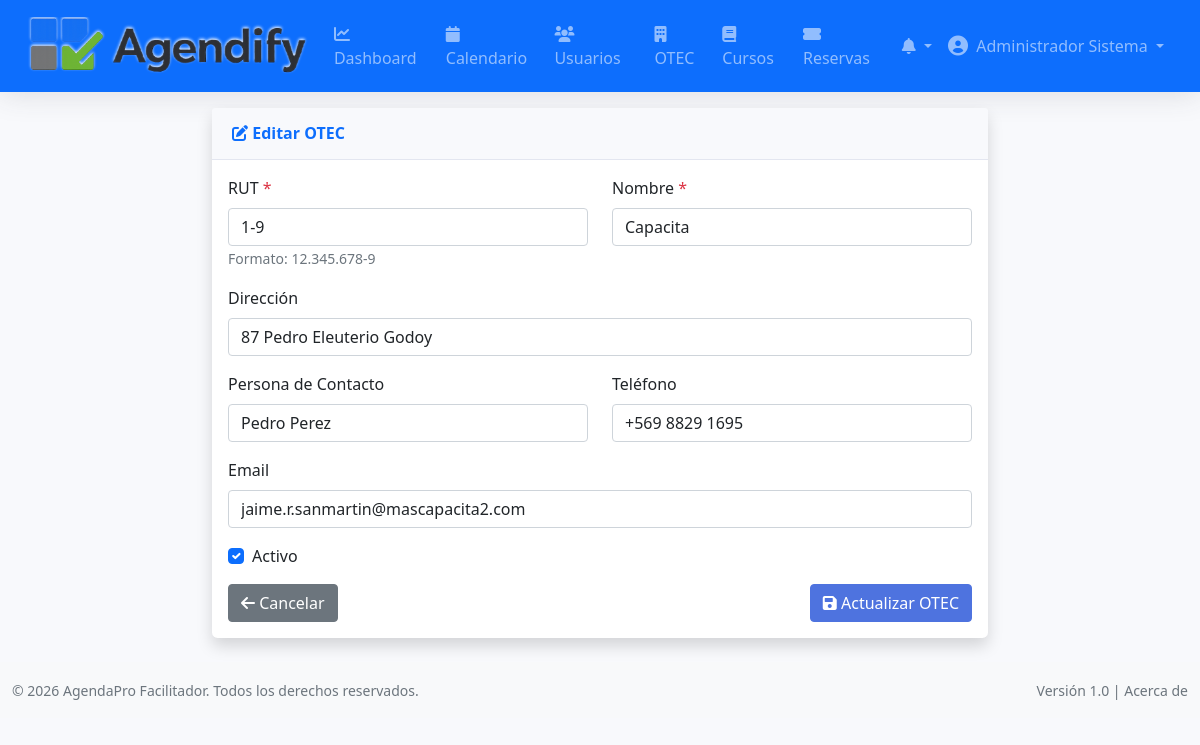
The page /otec/edit/2 (signed in) on the database its author committed.
### tables this page shows
CREATE TABLE `otec` (
  `id` int UNSIGNED NOT NULL,
  `nombre` varchar(150) NOT NULL,
  `rut` varchar(12) NOT NULL,
  `direccion` text,
  `contacto` varchar(100) DEFAULT NULL,
  `telefono` varchar(20) DEFAULT NULL,
  `email` varchar(100) NOT NULL,
  `activo` tinyint(1) DEFAULT '1',
  `imagen_otec` varchar(255) DEFAULT NULL,
  `created_by` int DEFAULT NULL,
  `created_at` timestamp NULL DEFAULT CURRENT_TIMESTAMP,
  `updated_at` timestamp NULL DEFAULT CURRENT_TIMESTAMP ON UPDATE CURRENT_TIMESTAMP
);

### index.php (called while the page is built, shortened)
<?php
$router = new Router();
$router->add('auth/login', 'AuthController', 'login');
$router->add('auth/logout', 'AuthController', 'logout');
$router->add('auth/recover', 'AuthController', 'recover');
$router->add('auth/reset', 'AuthController', 'reset');
$router->add('auth/solicitar_registro', 'AuthController', 'solicitar_registro');
$router->add('auth/procesar_solicitud', 'AuthController', 'procesar_solicitud');
$router->add('dashboard', 'DashboardController', 'goToDashboard');
$router->add('dashboard/facilitador', 'DashboardController', 'facilitator');
$router->add('dashboard/ejecutivo', 'DashboardController', 'executive');
$router->add('dashboard/admin', 'DashboardController', 'admin');
$router->add('calendar', 'CalendarController', 'index');
$router->add('calendar/getEvents', 'CalendarController', 'getEvents');
$router->add('otec', 'OtecController', 'index');
$router->add('otec/create', 'OtecController', 'create');
$router->add('otec/edit', 'OtecController', 'edit');
$router->add('otec/details', 'OtecController', 'details');
$router->add('otec/delete', 'OtecController', 'delete');
$router->add('otec/toggleStatus', 'OtecController', 'toggleStatus');
$router->add('otec/verificarRut', 'OtecController', 'verificarRut');
$router->add('users', 'UserController', 'index');
$router->add('users/create', 'UserController', 'create');
$router->add('users/edit', 'UserController', 'edit');
$router->add('users/details', 'UserController', 'details');
$router->add('users/delete', 'UserController', 'delete');
$router->add('users/toggleStatus', 'UserController', 'toggleStatus');
$router->add('users/verificarEmail', 'UserController', 'verificarEmail');
$router->add('courses', 'CourseController', 'index');
$router->add('courses/create', 'CourseController', 'create');
$router->add('courses/edit', 'CourseController', 'edit');
$router->add('courses/details', 'CourseController', 'details');
$router->add('courses/delete', 'CourseController', 'delete');
$router->add('courses/toggleStatus', 'CourseController', 'toggleStatus');
$router->add('courses/public', 'CourseController', 'publicCatalog');
$router->add('bookings', 'BookingController', 'index');
$router->add('bookings/create', 'BookingController', 'create');
$router->add('bookings/edit', 'BookingController', 'edit');
$router->add('bookings/details', 'BookingController', 'details');
$router->add('bookings/delete', 'BookingController', 'delete');
$router->add('bookings/updateStatus', 'BookingController', 'updateStatus');
$router->add('bookings/registrarAsistencia', 'BookingController', 'registrarAsistencia');
$router->add('availability', 'AvailabilityController', 'index');
$router->add('availability/create', 'AvailabilityController', 'create');
$router->add('availability/edit', 'AvailabilityController', 'edit');
$router->add('availability/delete', 'AvailabilityController', 'delete');
$router->add('availability/weekly', 'AvailabilityController', 'weekly');
$router->add('reports', 'ReportController', 'dashboard');
$router->add('reports/dashboard', 'ReportController', 'dashboard');
$router->add('auth/profile', 'AuthController', 'profile');
$router->add('auth/change-password', 'AuthController', 'changePassword');
$router->add('api/courses', 'ApiController', 'courses');
$router->add('api/availability', 'ApiController', 'availability');
$router->add('api/create-booking', 'ApiController', 'createBooking');
$router->add('notifications', 'NotificationController', 'index');
$router->add('notifications/unread', 'NotificationController', 'unread');
$router->add('notifications/markRead', 'NotificationController', 'markRead');
$router->add('notifications/markAllRead', 'NotificationController', 'markAllRead');
$router->add('auth/solicitudes_pendientes', 'AuthController', 'solicitudes_pendientes');
$router->add('auth/aprobar_solicitud', 'AuthController', 'aprobar_solicitud');
$router->add('auth/rechazar_solicitud', 'AuthController', 'rechazar_solicitud');
$url = $_GET['url'] ?? 'auth/login';
$router->dispatch($url);
?>

### core/Model.php (called while the page is built, shortened)
<?php
abstract class Model {
    protected $db;
    protected $table;
    protected $primaryKey = 'id';
    public function __construct() {
        require_once __DIR__ . '/../config/database.php';
        $database = new Database();
        $this->db = $database->getConnection();
        $this->db->exec("SET NAMES utf8mb4");
        $this->db->exec("SET CHARACTER SET utf8mb4");
    }
    protected function ensureUtf8($data) {
        if (is_array($data)) {
            foreach ($data as $key => $value) {
                $data[$key] = $this->ensureUtf8($value);
            }
            return $data;
        }
        return $data;
    }
    public function find($id) {
        $query = "SELECT * FROM " . $this->table . " WHERE " . $this->primaryKey . " = :id LIMIT 1";
        $stmt = $this->db->prepare($query);
        $stmt->bindParam(':id', $id);
        $stmt->execute();
        return $this->ensureUtf8($stmt->fetch(PDO::FETCH_ASSOC));
    }
}
?>

### config/database.php (called while the page is built, shortened)
<?php
class Database {
    private $host = 'localhost';
    private $db_name = 'mascapa2_agendapro_db';
    private $username = 'mascapa2_agenda';
    private $password = '@.JsmR_0613.#';
    public function getConnection() {
        $this->conn = null;
        try {
            $this->conn = new PDO(
                "mysql:host=" . $this->host . ";dbname=" . $this->db_name . ";charset=utf8mb4",
                $this->username,
                $this->password,
                array(
                    PDO::ATTR_ERRMODE => PDO::ERRMODE_EXCEPTION,
                    PDO::ATTR_DEFAULT_FETCH_MODE => PDO::FETCH_ASSOC,
                    PDO::MYSQL_ATTR_INIT_COMMAND => "SET NAMES utf8mb4 COLLATE utf8mb4_unicode_ci"
                )
            );
        } catch(PDOException $exception) {
            error_log("Error de conexion: " . $exception->getMessage());
            die("Error de conexion a la base de datos.");
        }
        return $this->conn;
    }
}
?>

### views/otec/edit.php (the view, shortened to what this page needs)
<?php require_once 'views/layouts/header.php'; ?>
<div class="container-fluid">
    <div class="row">
        <div class="col-lg-8 mx-auto">
            <div class="card shadow mb-4">
                <div class="card-header py-3">
                    <h6 class="m-0 font-weight-bold text-primary">
                        <i class="fas fa-edit"></i> Editar OTEC
                    </h6>
                </div>
                <div class="card-body">
                    <form method="POST" action="<?php echo BASE_URL; ?>/otec/edit/<?php echo $otec['id']; ?>">
                        <div class="row">
                            <div class="col-md-6 mb-3">
                                <label for="rut" class="form-label">RUT <span class="text-danger">*</span></label>
                                <input type="text" class="form-control" id="rut" name="rut"
                                       value="<?php echo htmlspecialchars($otec['rut']); ?>" required>
                                <small class="text-muted">Formato: 12.345.678-9</small>
                            </div>
                            <div class="col-md-6 mb-3">
                                <label for="nombre" class="form-label">Nombre <span class="text-danger">*</span></label>
                                <input type="text" class="form-control" id="nombre" name="nombre"
                                       value="<?php echo htmlspecialchars($otec['nombre']); ?>" required>
                            </div>
                        </div>
                        <div class="mb-3">
                            <label for="direccion" class="form-label">Dirección</label>
                            <input type="text" class="form-control" id="direccion" name="direccion"
                                   value="<?php echo htmlspecialchars($otec['direccion'] ?? ''); ?>">
                        </div>
                        <div class="row">
                            <div class="col-md-6 mb-3">
                                <label for="contacto" class="form-label">Persona de Contacto</label>
                                <input type="text" class="form-control" id="contacto" name="contacto"
                                       value="<?php echo htmlspecialchars($otec['contacto'] ?? ''); ?>">
                            </div>
                            <div class="col-md-6 mb-3">
                                <label for="telefono" class="form-label">Teléfono</label>
                                <input type="text" class="form-control" id="telefono" name="telefono"
                                       value="<?php echo htmlspecialchars($otec['telefono'] ?? ''); ?>">
                            </div>
                        </div>
                        <div class="mb-3">
                            <label for="email" class="form-label">Email</label>
                            <input type="email" class="form-control" id="email" name="email"
                                   value="<?php echo htmlspecialchars($otec['email'] ?? ''); ?>">
                        </div>
                        <div class="mb-3">
                            <div class="form-check">
                                <input type="checkbox" class="form-check-input" id="activo" name="activo" value="1"
                                       <?php echo ($otec['activo'] == 1) ? 'checked' : ''; ?>>
                                <label class="form-check-label" for="activo">Activo</label>
                            </div>
                        </div>
                        <div class="d-flex justify-content-between">
                            <a href="<?php echo BASE_URL; ?>/otec" class="btn btn-secondary">
                                <i class="fas fa-arrow-left"></i> Cancelar
                            </a>
                            <button type="submit" class="btn btn-primary">
                                <i class="fas fa-save"></i> Actualizar OTEC
                            </button>
                        </div>
                    </form>
                </div>
            </div>
        </div>
    </div>
</div>
<?php require_once 'views/layouts/footer.php'; ?>

### assets/css/style.css (style rules this page uses)
body { background-color: #f8f9fc; font-family: 'Nunito', 'Segoe UI', sans-serif; }
.btn-primary { background-color: #4e73df; border-color: #4e73df; }
body { font-family: -apple-system, BlinkMacSystemFont, "Segoe UI", Roboto, "Helvetica Neue", Arial, "Noto Color Emoji", "Apple Color Emoji", "Segoe UI Emoji", sans-serif; }

### views/layouts/header.php (style rules this page uses)
:root { --primary-color: #D4E6F1; --secondary-color: #858796; --success-color: #1cc88a; --info-color: #36b9cc; --warning-color: #f6c23e; --danger-color: #e74a3b; }
body { background-color: #f8f9fc; font-family: 'Nunito', 'Segoe UI', 'Roboto', sans-serif; }
.card { border: none; border-radius: 0.35rem; box-shadow: 0 0.15rem 1.75rem 0 rgba(58, 59, 69, 0.1); }
.card-header { background-color: #f8f9fc; border-bottom: 1px solid #e3e6f0; padding: 1rem 1.25rem; }
.font-weight-bold { font-weight: 700 !important; }
.btn-primary { background-color: #4e73df; border-color: #4e73df; }

### rows shown on the page
otec: rut "1-9", nombre "Capacita", direccion "87 Pedro Eleuterio Godoy", contacto "Pedro Perez", telefono "+569 8829 1695", email "jaime.r.sanmartin@mascapacita2.com", activo "☑"

### other values the page prints
$_SESSION['user']['nombre'] "Administrador Sistema"
